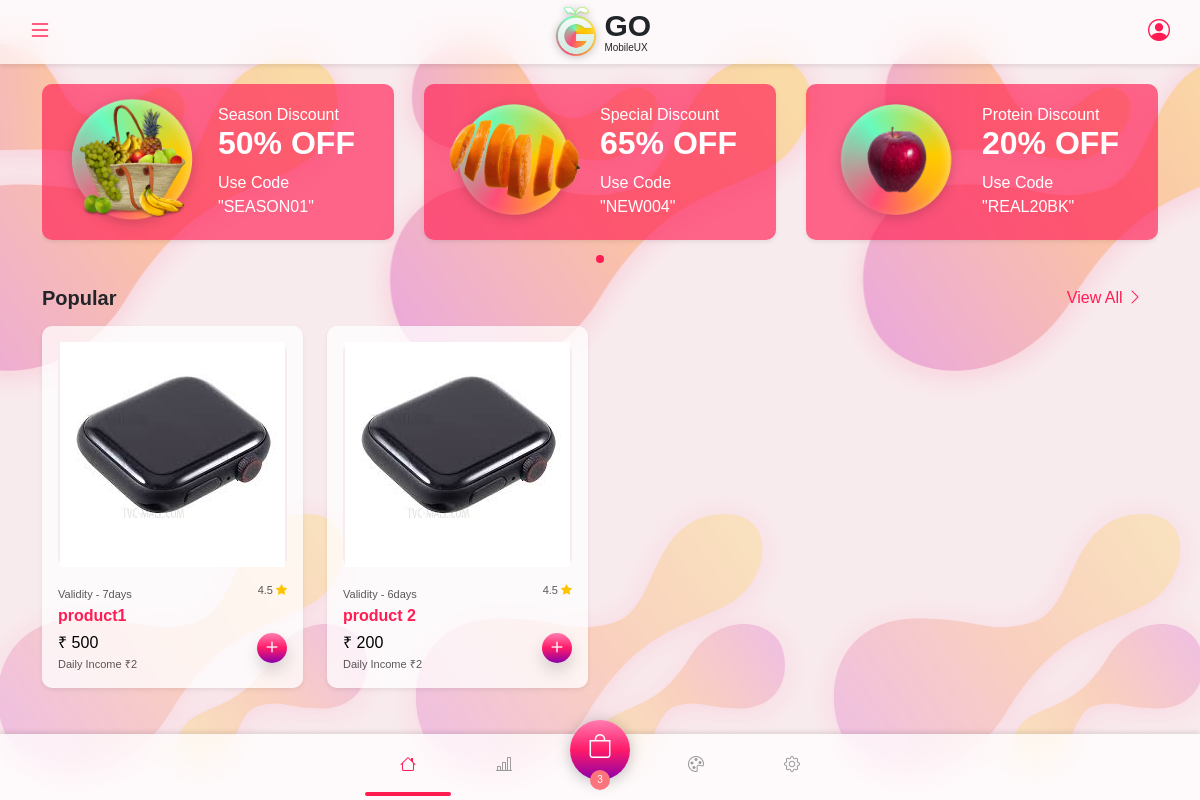
/prducts/ (signed in), run on an earlier commit of the app's database.
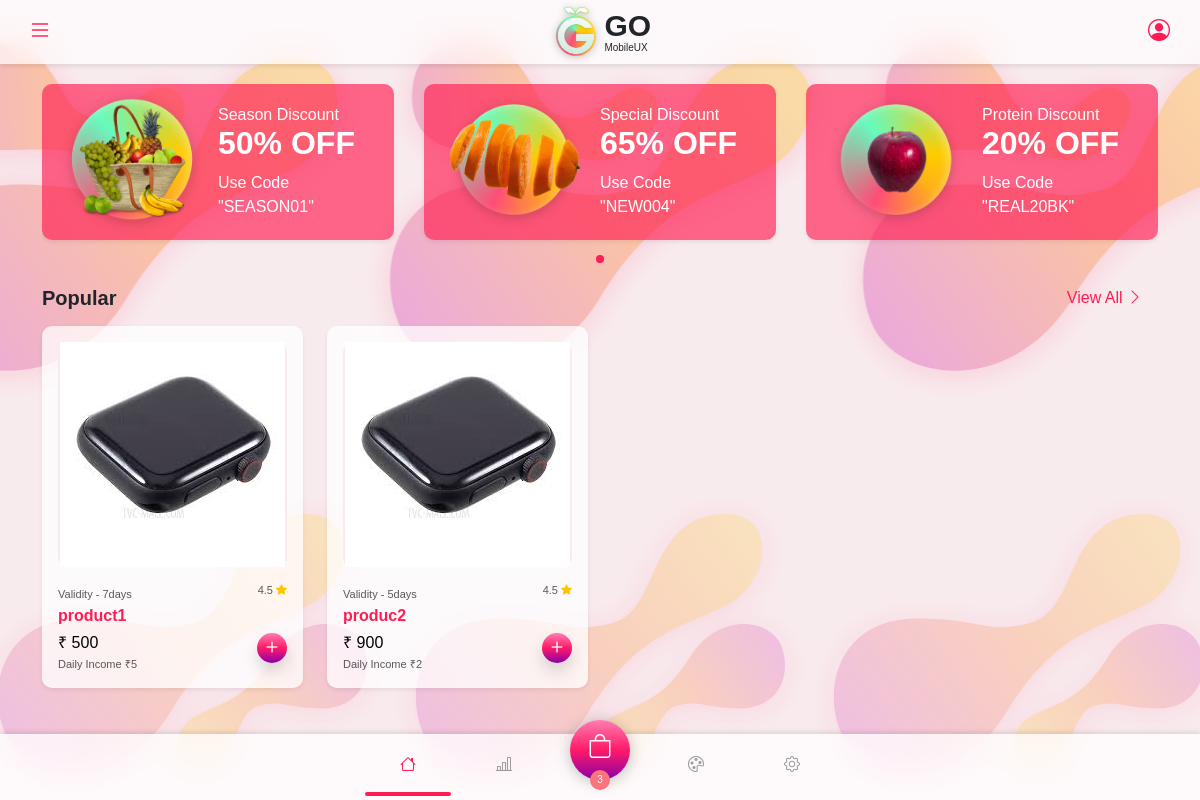
And on a later commit of the database.
### shopping_app/models.py (models this page shows, shortened)
class Prodcut(models.Model):
    name = models.CharField(max_length=100)
    price = models.PositiveIntegerField()
    description = models.TextField()
    duration = models.IntegerField()
    commission = models.IntegerField()
    product_img = models.ImageField(upload_to="product_img")

### shopping_app/views.py (the view)
# urls.py: path("prducts/",views.product,name="product"),
@login_required(login_url="signin")
def product(request):
    product = Prodcut.objects.all()
    return render(request,'Products/product.html',{'product':product})

### templates/Products/product.html
{% extends 'Base/base.html' %}
{% load static %}
{% block main-content %}
<div class="swiper-container offerslides mb-3">
    <div class="swiper-wrapper">
        <div class="swiper-slide">
            <div class="card shadow-sm card-theme">
                <div class="card-body py-1">
                    <div class="row">
                        <div class="col-6">
                            <img src="{% static 'assets/img/Banner.png' %}" alt="" class="mw-100">
                        </div>
                        <div class="col text-start align-self-center ps-0">
                            <h6 class="fw-normal mb-0">Season Discount</h6>
                            <h2>50% OFF</h2>
                            <p>Use Code<br><strong>"SEASON01"</strong></p>
                        </div>
                    </div>
                </div>
            </div>
        </div>
        <div class="swiper-slide">
            <div class="card shadow-sm card-theme">
                <div class="card-body py-1">
                    <div class="row">
                        <div class="col-6">
                            <img src="{% static 'assets/img/Banner3.png' %}" alt="" class="mw-100">
                        </div>
                        <div class="col text-start align-self-center ps-0">
                            <h6 class="fw-normal mb-0">Special Discount</h6>
                            <h2>65% OFF</h2>
                            <p>Use Code<br><strong>"NEW004"</strong></p>
                        </div>
                    </div>
                </div>
            </div>
        </div>
        <div class="swiper-slide">
            <div class="card shadow-sm card-theme">
                <div class="card-body py-1">
                    <div class="row">
                        <div class="col-6">
                            <img src="{% static 'assets/img/Banner2.png' %}" alt="" class="mw-100">
                        </div>
                        <div class="col text-start align-self-center ps-0">
                            <h6 class="fw-normal mb-0">Protein Discount</h6>
                            <h2>20% OFF</h2>
                            <p>Use Code<br><strong>"REAL20BK"</strong></p>
                        </div>
                    </div>
                </div>
            </div>
        </div>
    </div>
    <div class="swiper-pagination pagination-offerslides"></div>
</div>
<div class="row mb-3">
    <div class="col">
        <h5 class="mb-0">Popular</h5>
    </div>
    <div class="col-auto">
        <a href="" class="link text-color-theme">View All <i class="bi bi-chevron-right"></i></a>
    </div>
</div>
<div class="row">
    {% for i in product %}
    <div class="col-6 col-md-4 col-lg-3">
        <div class="card shadow-sm product mb-4">
            <div class="card-body">
                <figure class="text-center">
                    <img src="{{i.product_img.url}}" alt="">
                </figure>
                <p class="mb-1">
                    <small class="text-opac">Validity - {{i.duration}}days</small>
                    <small class="float-end"><span class="text-opac">4.5</span> <i class="bi bi-star-fill text-warning"></i></small>
                </p>
                <a href="{% url 'product_detail' i.id %}" class="text-normal">
                    <h6 class="text-color-theme">{{i.name}}</h6>
                </a>
                <div class="row">
                    <div class="col">
                        <p class="mb-0">₹ {{i.price}}<br><small class="text-opac">Daily Income ₹{{i.commission}}</small></p>
                    </div>
                    <div class="col-auto">
                        <a href="{% url 'product_detail' i.id %}">
                            <button class="btn btn-sm avatar avatar-30 p-0 rounded-circle shadow btn-gradient" data-bs-toggle="modal" data-bs-target="#addproductcart">
                            <i class="bi bi-plus size-22"></i>
                        </button>
                        </a>
                    </div>
                </div>
            </div>
        </div>
    </div>
    {% endfor %}
</div>
{% endblock main-content %}

What changed in the data, as far as the page shows it:
changed Prodcut "product1": commission "2" → "5"
changed Prodcut: duration "6" → "5"; name "product 2" → "produc2"; price "200" → "900"
